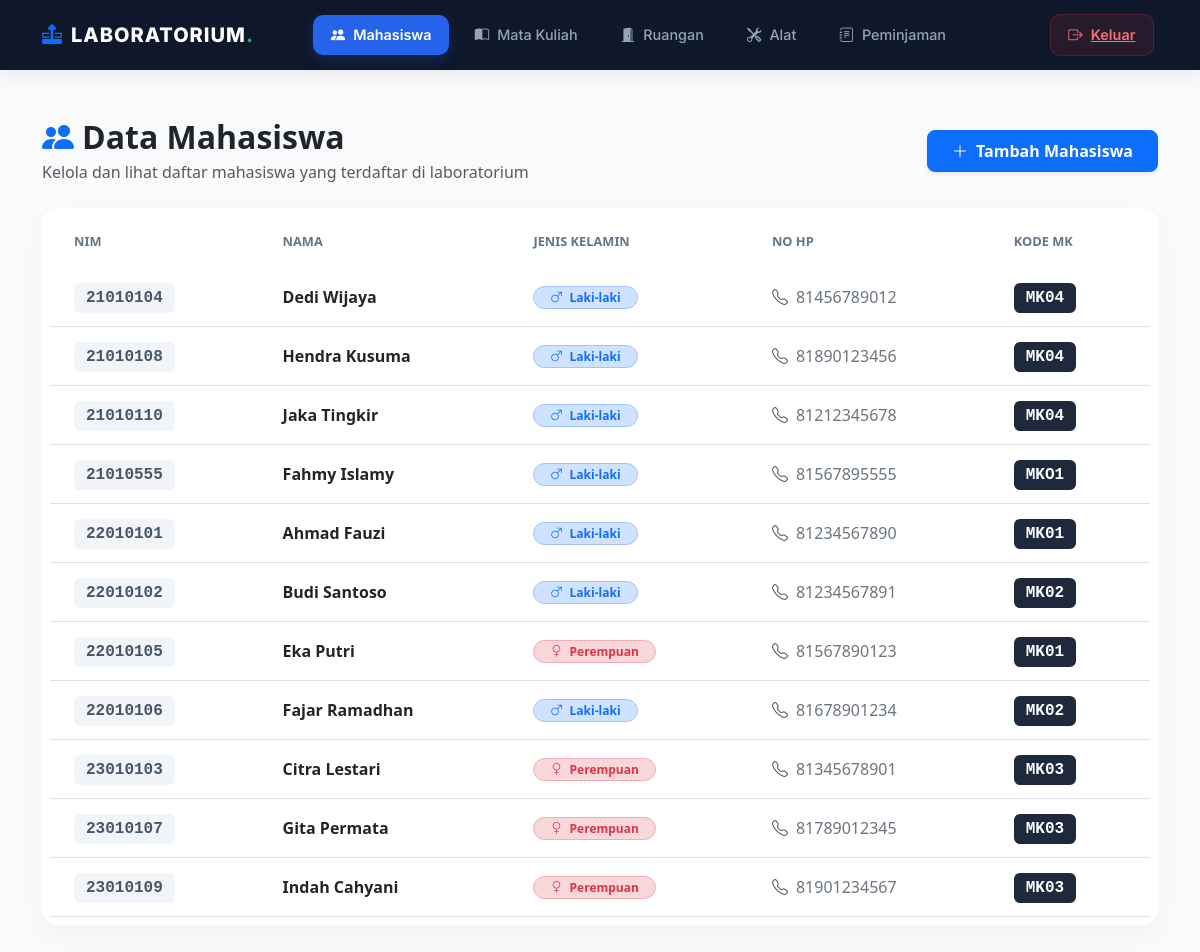
The page /mahasiswa.php on the database its author committed.
### tables this page shows
CREATE TABLE `mahasiswa` (
  `NIM` varchar(15) NOT NULL,
  `Nama` varchar(100) DEFAULT NULL,
  `Jenis_Kelamin` varchar(20) DEFAULT NULL,
  `Nomor_HP` varchar(20) DEFAULT NULL,
  `Kode_MK` varchar(10) NOT NULL
);

### mahasiswa.php (the view, shortened to what this page needs)
<?php
include 'koneksi.php';
$query = mysqli_query($conn, "SELECT NIM, Nama, Jenis_Kelamin, Nomor_HP, Kode_MK FROM mahasiswa");
?>
<!DOCTYPE html>
<html lang="id">
<head>
    <link href="https://cdn.jsdelivr.net/npm/bootstrap@5.3.3/dist/css/bootstrap.min.css" rel="stylesheet">
    <link href="https://cdn.jsdelivr.net/npm/bootstrap-icons@1.11.3/font/bootstrap-icons.min.css" rel="stylesheet">
</head>
<body>
<?php include 'components/navbar.php'; ?>
<div class="container my-5">
    <div class="d-flex align-items-center justify-content-between mb-4">
        <div>
            <h2 class="fw-bold text-dark mb-1"><i class="bi bi-people-fill text-primary me-2"></i>Data Mahasiswa</h2>
            <p class="text-muted mb-0">Kelola dan lihat daftar mahasiswa yang terdaftar di laboratorium</p>
        </div>
        <button type="button" class="btn btn-primary rounded-3 fw-semibold px-4 py-2 shadow-sm" data-bs-toggle="modal" data-bs-target="#modalTambahMahasiswa">
            <i class="bi bi-plus-lg me-1"></i> Tambah Mahasiswa
        </button>
    </div>
    <div class="card card-custom p-2">
        <div class="table-responsive">
            <table class="table table-premium align-middle mb-0">
                <thead>
                    <tr>
                        <th class="ps-4">NIM</th>
                        <th>Nama</th>
                        <th>Jenis Kelamin</th>
                        <th>No HP</th>
                        <th class="pe-4">Kode MK</th>
                    </tr>
                </thead>
                <tbody>
                    <?php while($row = mysqli_fetch_assoc($query)) { ?>
                        <tr>
                            <td class="ps-4"><span class="badge-nim font-monospace"><?php echo $row['NIM']; ?></span></td>
                            <td class="fw-bold text-dark"><?php echo $row['Nama']; ?></td>
                            <td>
                                <?php if($row['Jenis_Kelamin'] == 'Laki-laki') { ?>
                                    <span class="badge bg-primary-subtle text-primary border border-primary-subtle rounded-pill px-3 py-1.5"><i class="bi bi-gender-male me-1"></i> Laki-laki</span>
                                <?php } else { ?>
                                    <span class="badge bg-danger-subtle text-danger border border-danger-subtle rounded-pill px-3 py-1.5"><i class="bi bi-gender-female me-1"></i> Perempuan</span>
                                <?php } ?>
                            </td>
                            <td class="text-secondary"><i class="bi bi-telephone text-muted me-2"></i><?php echo $row['Nomor_HP']; ?></td>
                            <td class="pe-4"><span class="badge-mk font-monospace"><?php echo $row['Kode_MK']; ?></span></td>
                        </tr>
                    <?php } ?>
                </tbody>
            </table>
        </div>
    </div>
</div>
</body>
</html>

### mahasiswa.php (style rules this page uses)
body { background-color: #f8fafc; font-family: 'Segoe UI', sans-serif; }
.card-custom { border: none; border-radius: 16px; box-shadow: 0 10px 30px rgba(0,0,0,0.03); background: #fff; }
.table-premium thead { background-color: #f1f5f9; }
.table-premium th { font-weight: 700; color: #64748b; padding: 16px 20px; font-size: 0.8rem; text-transform: uppercase; border: none; }
.table-premium td { padding: 16px 20px; vertical-align: middle; }
.badge-nim { background-color: #f1f5f9; color: #475569; font-weight: 600; padding: 6px 12px; border-radius: 6px; }
.badge-mk { background-color: #1e293b; color: #fff; font-weight: 700; padding: 6px 12px; border-radius: 6px; }

### rows shown on the page
mahasiswa: NIM "21010104", Nama "Dedi Wijaya", Jenis_Kelamin "Laki-laki" (drawn), Nomor_HP "81456789012", Kode_MK "MK04"
mahasiswa: NIM "21010108", Nama "Hendra Kusuma", Jenis_Kelamin "Laki-laki" (drawn), Nomor_HP "81890123456", Kode_MK "MK04"
mahasiswa: NIM "21010110", Nama "Jaka Tingkir", Jenis_Kelamin "Laki-laki" (drawn), Nomor_HP "81212345678", Kode_MK "MK04"
mahasiswa: NIM "21010555", Nama "Fahmy Islamy", Jenis_Kelamin "Laki-laki" (drawn), Nomor_HP "81567895555", Kode_MK "MKO1"
mahasiswa: NIM "22010101", Nama "Ahmad Fauzi", Jenis_Kelamin "Laki-laki" (drawn), Nomor_HP "81234567890", Kode_MK "MK01"
mahasiswa: NIM "22010102", Nama "Budi Santoso", Jenis_Kelamin "Laki-laki" (drawn), Nomor_HP "81234567891", Kode_MK "MK02"
mahasiswa: NIM "22010105", Nama "Eka Putri", Jenis_Kelamin "Perempuan" (drawn), Nomor_HP "81567890123", Kode_MK "MK01"
mahasiswa: NIM "22010106", Nama "Fajar Ramadhan", Jenis_Kelamin "Laki-laki" (drawn), Nomor_HP "81678901234", Kode_MK "MK02"
mahasiswa: NIM "23010103", Nama "Citra Lestari", Jenis_Kelamin "Perempuan" (drawn), Nomor_HP "81345678901", Kode_MK "MK03"
mahasiswa: NIM "23010107", Nama "Gita Permata", Jenis_Kelamin "Perempuan" (drawn), Nomor_HP "81789012345", Kode_MK "MK03"
mahasiswa: NIM "23010109", Nama "Indah Cahyani", Jenis_Kelamin "Perempuan" (drawn), Nomor_HP "81901234567", Kode_MK "MK03"
